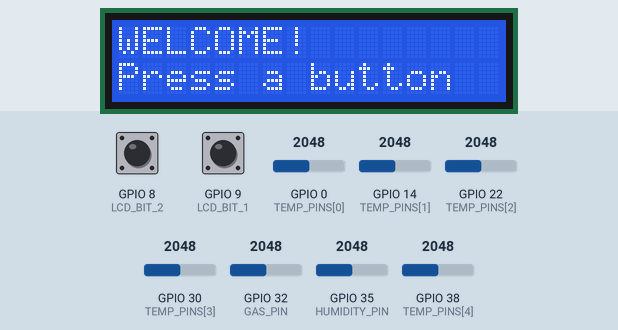
The sketch below on a simulated ESP32. On the bench: 16×2 character LCD. The test bench sets the inputs (shaded band); at power-on: GPIO 8 (LCD_BIT_2) HIGH, GPIO 9 (LCD_BIT_1) HIGH, GPIO 32 (GAS_PIN) = 2048, GPIO 0 (TEMP_PINS[0]) = 2048, GPIO 14 (TEMP_PINS[1]) = 2048, GPIO 22 (TEMP_PINS[2]) = 2048, GPIO 30 (TEMP_PINS[3]) = 2048, GPIO 35 (HUMIDITY_PIN) = 2048, GPIO 38 (TEMP_PINS[4]) = 2048. What the sketch prints to the serial monitor is not drawn.

Above: at 3.2 s.
3.3 s: GPIO 8 (LCD_BIT_2) pulled LOW for 1 s
At 4.2 s:
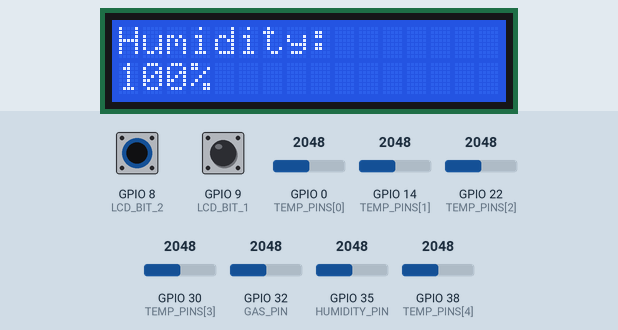
5.8 s: GPIO 9 (LCD_BIT_1) pulled LOW for 0.15 s
At 6.6 s:
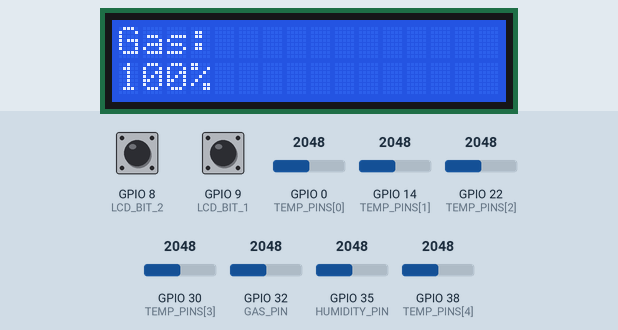
7.4 s: GPIO 32 (GAS_PIN) set to 122
At 8.2 s:
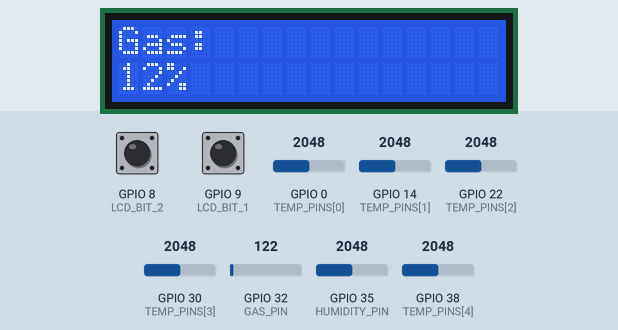
9.1 s: GPIO 32 (GAS_PIN) set to 60
At 9.7 s:
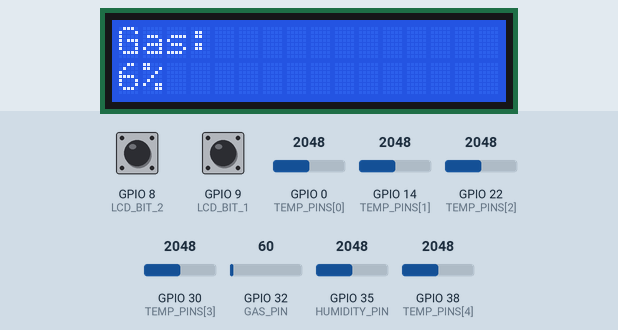
10.8 s: GPIO 32 (GAS_PIN) set to 140
At 12.2 s:
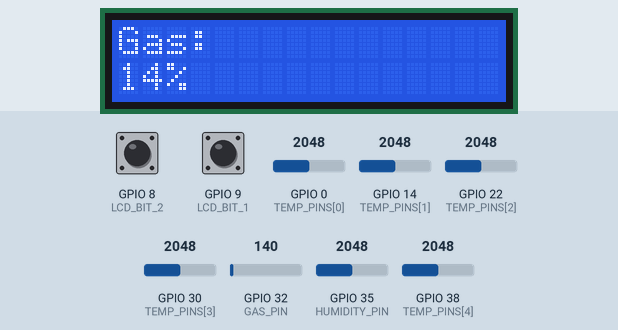
12.5 s: GPIO 8 (LCD_BIT_2) pulled LOW for 0.15 s
At 12.9 s:
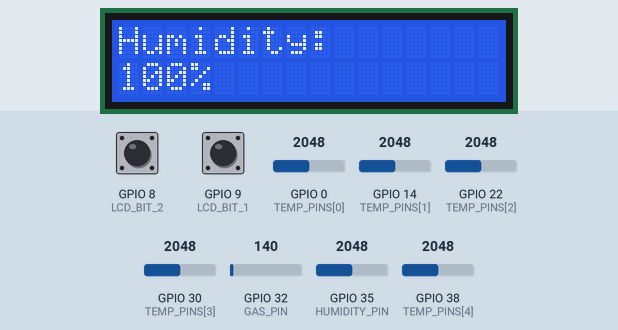
Timing chart, 0 to 15.1 s (numbered marks = the images above; inputs shaded):
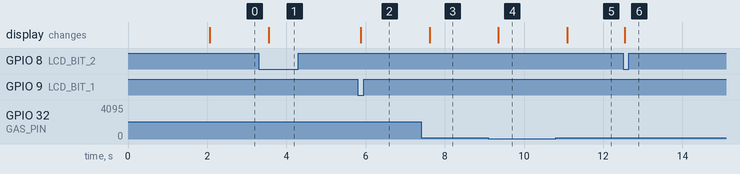

The sketch:

v1.ino
```cpp
// Configuration constants
const unsigned long LOOP_INTERVAL = 250; // milliseconds
const unsigned long BAUD_RATE = 115200;

// Sensor pins based on CSV data
const int TEMP_PINS[] = {0, 14, 22, 30, 38}; // A0 indexes
const int HUMIDITY_PIN = 35;                 // A1
const int GAS_PIN = 32;                      // S3

// LCD control pins
const int LCD_RS = 2;    // D2
const int LCD_E = 3;     // D3
const int LCD_D4 = 4;    // D4
const int LCD_D5 = 5;    // D5
const int LCD_D6 = 6;    // D6
const int LCD_D7 = 7;    // D7

// Button pins (2-bit encoding)
const int LCD_BIT_1 = 9; // D9'
const int LCD_BIT_2 = 8; // D8

#include <LiquidCrystal.h>

// ============================================
// SensorsReader Class - FIXED VERSION
// ============================================
class SensorsReader {
  private:
    float currentTempC;
    float currentHumidity;
    float currentGas;

    // FIXED: Better rounding to half with epsilon for floating point comparison
    float roundToHalf(float value) {
      // Handle negative values properly
      if (value < 0) return 0.0;

      // Round to nearest 0.5 with proper handling
      float rounded = round(value * 2.0) / 2.0;
      return rounded;
    }

    // FIXED: Proper rounding to integer
    float roundToInteger(float value) {
      if (value < 0) return 0.0;
      return round(value);
    }

    // FIXED: Added validation and bounds checking
    float convertAnalogToTempC(int analogValue) {
      if (analogValue < 0) return 0.0;

      // y = 0.321364x - 0.100672
      float temp = (0.321364 * analogValue) - 0.100672;

      // Validate temperature range (adjust based on your sensor)
      if (temp < -10.0 || temp > 50.0) {
        return currentTempC; // Return last valid reading
      }

      return roundToHalf(temp);
    }

    // FIXED: Ensure percentage is within 0-100
    float convertAnalogToPercentage(int analogValue) {
      if (analogValue < 0) return 0.0;

      // y = 0.097655x + 0.001815
      float percentage = (0.097655 * analogValue) + 0.001815;
      percentage = roundToInteger(percentage);

      // Clamp to 0-100
      if (percentage < 0.0) return 0.0;
      if (percentage > 100.0) return 100.0;
      return percentage;
    }

    // FIXED: Get median instead of mode for better noise rejection
    float getMedianValue(const int readings[], int size) {
      if (size == 0) return 0.0;

      // Copy array and sort
      int sorted[size];
      for (int i = 0; i < size; i++) {
        sorted[i] = readings[i];
      }

      // Simple bubble sort
      for (int i = 0; i < size - 1; i++) {
        for (int j = 0; j < size - i - 1; j++) {
          if (sorted[j] > sorted[j + 1]) {
            int temp = sorted[j];
            sorted[j] = sorted[j + 1];
            sorted[j + 1] = temp;
          }
        }
      }

      // Return median
      if (size % 2 == 0) {
        return (sorted[size/2 - 1] + sorted[size/2]) / 2.0;
      } else {
        return sorted[size/2];
      }
    }

    // FIXED: Debounce analog readings
    int readAnalogDebounced(int pin, int samples = 5) {
      long total = 0;
      for (int i = 0; i < samples; i++) {
        total += analogRead(pin);
        delay(1); // Small delay between readings
      }
      return total / samples;
    }

  public:
    SensorsReader() {
      // Initialize sensor pins
      for (int i = 0; i < sizeof(TEMP_PINS)/sizeof(TEMP_PINS[0]); i++) {
        pinMode(TEMP_PINS[i], INPUT);
      }
      pinMode(HUMIDITY_PIN, INPUT);
      pinMode(GAS_PIN, INPUT);

      currentTempC = 0.0;
      currentHumidity = 0.0;
      currentGas = 0.0;
    }

    float readTempC() {
      // Read all temperature pins with debouncing
      int tempReadings[sizeof(TEMP_PINS)/sizeof(TEMP_PINS[0])];
      for (int i = 0; i < sizeof(TEMP_PINS)/sizeof(TEMP_PINS[0]); i++) {
        tempReadings[i] = readAnalogDebounced(TEMP_PINS[i]);
      }
      float medianValue = getMedianValue(tempReadings, sizeof(TEMP_PINS)/sizeof(TEMP_PINS[0]));
      return convertAnalogToTempC(medianValue);
    }

    float readHumidity() {
      int analogValue = readAnalogDebounced(HUMIDITY_PIN);
      return convertAnalogToPercentage(analogValue);
    }

    float readGas() {
      int analogValue = readAnalogDebounced(GAS_PIN);
      return convertAnalogToPercentage(analogValue);
    }

    void updateReadings() {
      currentTempC = readTempC();
      currentHumidity = readHumidity();
      currentGas = readGas();
    }

    // FIXED: Improved JSON output with error checking
    void printReadings() {
      Serial.print("{\"temperatureC\":");

      // FIX: Ensure proper decimal formatting
      char tempStr[10];
      dtostrf(currentTempC, 4, 1, tempStr); // 4 chars total, 1 decimal
      Serial.print(tempStr);

      Serial.print(",\"humidity\":");
      Serial.print(int(currentHumidity)); // Humidity as integer

      Serial.print(",\"gas\":");
      Serial.print(int(currentGas)); // Gas as integer

      Serial.println("}");

      // FIXED: Flush serial to ensure complete transmission
      Serial.flush();
    }

    float getCurrentTempC() { return currentTempC; }
    float getCurrentHumidity() { return currentHumidity; }
    float getCurrentGas() { return currentGas; }
};

// ============================================
// LcdController Class (unchanged, but you can add debouncing)
// ============================================
class LcdController {
  private:
    int mode;
    LiquidCrystal lcd;
    SensorsReader* sensorsReader;
    float currentValue;

    // FIXED: Add debouncing for buttons
    unsigned long lastButtonTime = 0;
    const unsigned long DEBOUNCE_DELAY = 50;

    void displayWelcome() {
      lcd.clear();
      lcd.print("WELCOME!");
      lcd.setCursor(0, 1);
      lcd.print("Press a button");
    }

  public:
    LcdController(SensorsReader* reader) : lcd(LCD_RS, LCD_E, LCD_D4, LCD_D5, LCD_D6, LCD_D7) {
      sensorsReader = reader;
      mode = 0;
      currentValue = -1.0;

      pinMode(LCD_BIT_1, INPUT_PULLUP);
      pinMode(LCD_BIT_2, INPUT_PULLUP);

      lcd.begin(16, 2);
      displayWelcome();
    }

    void changeMode(int newMode) {
      if (newMode < 1 || newMode > 3) return;

      mode = newMode;
      currentValue = -1.0;

      lcd.clear();
      switch(mode) {
        case 1:
          lcd.print("Temperature (C):");
          break;
        case 2:
          lcd.print("Humidity:");
          break;
        case 3:
          lcd.print("Gas:");
          break;
      }
      scanReadingUpdates();
    }

    void scanModeUpdates() {
      unsigned long currentTime = millis();
      if (currentTime - lastButtonTime < DEBOUNCE_DELAY) return;

      int bit1 = digitalRead(LCD_BIT_1) == LOW ? 0 : 1;
      int bit2 = digitalRead(LCD_BIT_2) == LOW ? 0 : 1;
      int buttonCode = (bit2 << 1) | bit1;
      int newMode = buttonCode + 1;

      if (newMode >= 1 && newMode <= 3 && newMode != mode) {
        changeMode(newMode);
        lastButtonTime = currentTime;
      }
    }

    void scanReadingUpdates() {
      if (mode == 0) return;

      float newValue = -1.0;
      switch(mode) {
        case 1:
          newValue = sensorsReader->getCurrentTempC();
          break;
        case 2:
          newValue = sensorsReader->getCurrentHumidity();
          break;
        case 3:
          newValue = sensorsReader->getCurrentGas();
          break;
      }

      if (newValue != currentValue) {
        currentValue = newValue;
        lcd.setCursor(0, 1);
        lcd.print("                ");
        lcd.setCursor(0, 1);

        switch(mode) {
          case 1:
            lcd.print(currentValue, 1);
            lcd.print(" C");
            break;
          case 2:
            lcd.print(int(currentValue));
            lcd.print("%");
            break;
          case 3:
            lcd.print(int(currentValue));
            lcd.print("%");
            break;
        }
      }
    }
};

// Global Objects
SensorsReader sensors;
LcdController* lcdController;

// Setup & Loop
void setup() {
  Serial.begin(BAUD_RATE);
  while (!Serial) {
    ; // Wait for serial port to connect
  }
  delay(2000); // Increased delay for stable serial

  sensors = SensorsReader();
  lcdController = new LcdController(&sensors);
}

void loop() {
  sensors.updateReadings();
  sensors.printReadings();
  lcdController->scanReadingUpdates();
  lcdController->scanModeUpdates();
  delay(LOOP_INTERVAL);
}
```

Measured:
- after the input at 3.3 s, the display: changes after 0.26 s (image 1)
- after the input at 5.8 s, the display: changes after 0.08 s (image 2)
- after the input at 7.4 s, the display: changes after 0.22 s (image 3)
- after the input at 9.1 s, the display: changes after 0.25 s (image 4)
- after the input at 10.8 s, the display: changes after 0.29 s (image 5)
- after the input at 12.5 s, the display: changes at once (image 6)
